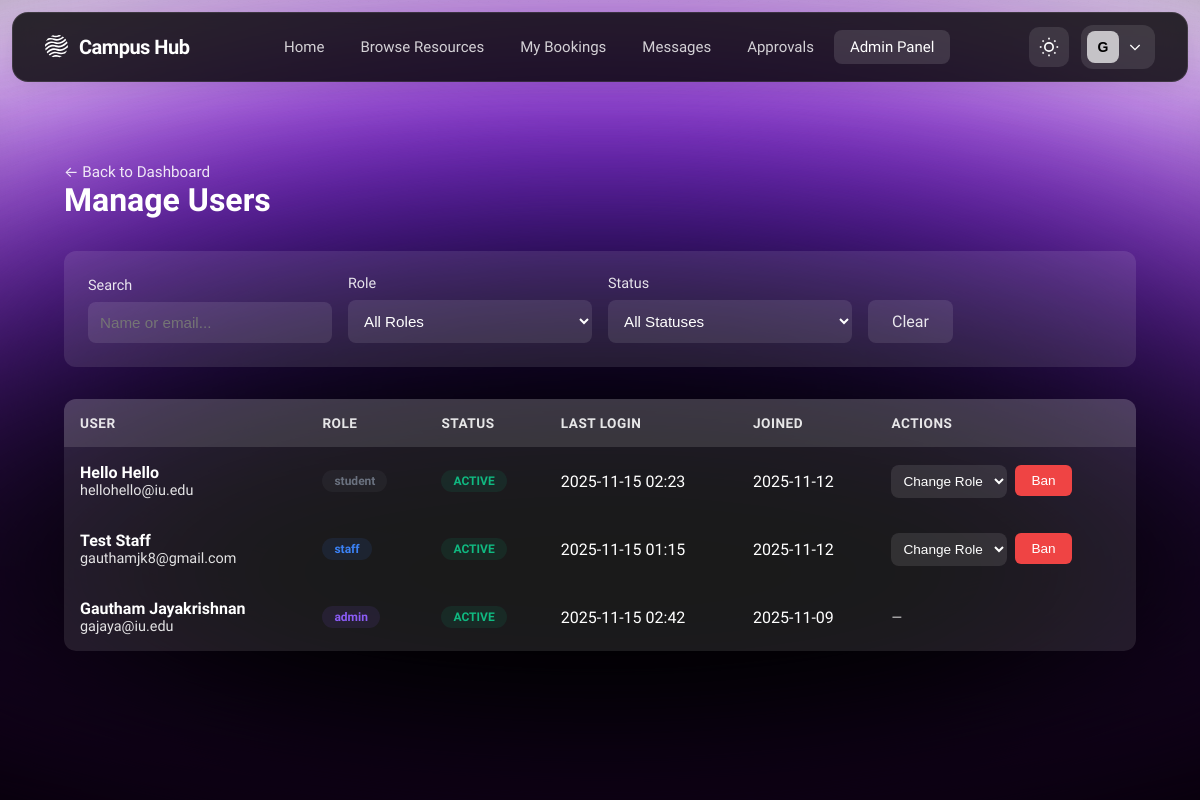
Page /admin/users (signed in) on the committed database.
### tables this page shows
CREATE TABLE users (
    user_id INTEGER PRIMARY KEY AUTOINCREMENT,
    name TEXT NOT NULL,
    email TEXT NOT NULL UNIQUE,
    password_hash TEXT NOT NULL,
    role TEXT NOT NULL CHECK (role IN ('student','staff','admin')),
    profile_image TEXT,
    department_id INTEGER REFERENCES departments(department_id),
    email_verified BOOLEAN NOT NULL DEFAULT 0,
    verification_token TEXT,
    verification_token_expires DATETIME,
    reset_password_token TEXT,
    reset_password_expires DATETIME,
    created_at DATETIME DEFAULT CURRENT_TIMESTAMP,
    updated_at DATETIME
, is_banned INTEGER DEFAULT 0, last_login TIMESTAMP);

### src/controllers/admin_controller.py (the view)
@admin_bp.route('/users')
@login_required
@role_required('admin')
def users():
    try:
        role_filter = request.args.get('role', '')
        status_filter = request.args.get('status', '')
        search_query = request.args.get('search', '')
        page = request.args.get('page', 1, type=int)
        per_page = 20
        users_data = UserDAL.get_all_users_paginated(
            page=page,
            per_page=per_page,
            role_filter=role_filter,
            status_filter=status_filter,
            search_query=search_query
        )
        return render_template(
            'admin/users.html',
            result=users_data,
            role_filter=role_filter,
            status_filter=status_filter,
            search_query=search_query
        )
    except Exception as e:
        logger.error(f"Error loading users: {str(e)}", exc_info=True)
        flash('Error loading users.', 'danger')
        return redirect(url_for('admin.dashboard'))

### src/templates/admin/users.html (shortened to what this page needs)
{% extends 'base.html' %}
{% block content %}
<div class="admin-container">
    <div class="page-header">
        <div>
            <a href="{{ url_for('admin.dashboard') }}" class="back-link">← Back to Dashboard</a>
            <h1>Manage Users</h1>
        </div>
    </div>
    <div class="filters-section">
        <form method="GET" action="{{ url_for('admin.users') }}" id="filterForm">
            <div class="filters-grid">
                <div class="filter-group">
                    <label for="search">Search</label>
                    <input type="text" id="search" name="search" class="filter-input"
                           placeholder="Name or email..." value="{{ request.args.get('search', '') }}">
                </div>
                <div class="filter-group">
                    <label for="role">Role</label>
                    <select id="role" name="role" class="filter-select" onchange="document.getElementById('filterForm').submit()">
                        <option value="">All Roles</option>
                    </select>
                </div>
                <div class="filter-group">
                    <label for="status">Status</label>
                    <select id="status" name="status" class="filter-select" onchange="document.getElementById('filterForm').submit()">
                        <option value="">All Statuses</option>
                    </select>
                </div>
                <div class="filter-group">
                    <a href="{{ url_for('admin.users') }}" class="clear-button" style="display: inline-block; text-align: center; text-decoration: none;">Clear</a>
                </div>
            </div>
        </form>
    </div>
    <div class="users-table-container">
        {% if result.users %}
        <table class="users-table">
            <thead>
                <tr>
                    <th>User</th>
                    <th>Role</th>
                    <th>Status</th>
                    <th>Last Login</th>
                    <th>Joined</th>
                    <th>Actions</th>
                </tr>
            </thead>
            <tbody>
                {% for user in result.users %}
                <tr>
                    <td>
                        <a href="{{ url_for('admin.user_detail', user_id=user.user_id) }}" class="user-name-link">
                            <div class="user-name">{{ user.name }}</div>
                            <div class="user-email">{{ user.email }}</div>
                        </a>
                    </td>
                    <td>
                        <span class="role-badge {{ user.role }}">{{ user.role }}</span>
                    </td>
                    <td>
                        <span class="status-badge {{ user.status }}">{{ user.status }}</span>
                    </td>
                    <td>{{ user.last_login[:16] if user.last_login else 'Never' }}</td>
                    <td>{{ user.created_at[:10] if user.created_at else 'N/A' }}</td>
                    <td>
                        <div class="action-buttons">
                            {% if user.user_id != current_user.user_id %}
                                <form method="POST" action="{{ url_for('admin.change_user_role', user_id=user.user_id) }}" style="display: inline;" id="roleForm{{ user.user_id }}">
                                    <select name="role" class="filter-select" style="padding: 0.5rem; font-size: 0.85rem;"
                                            onchange="confirmRoleChange(this, '{{ user.name }}', '{{ user.role }}', {{ user.user_id }})">
                                        <option value="">Change Role</option>
                                    </select>
                                </form>
                                {% if user.is_banned %}
                                <form method="POST" action="{{ url_for('admin.unban_user', user_id=user.user_id) }}" style="display: inline;">
                                    <input type="hidden" name="csrf_token" value="{{ csrf_token() }}"/>
                                    <button type="submit" class="action-btn success">Unban</button>
                                </form>
                                {% else %}
                                <form method="POST" action="{{ url_for('admin.ban_user', user_id=user.user_id) }}" style="display: inline;" onsubmit="return confirm('Are you sure you want to ban this user?');">
                                    <button type="submit" class="action-btn danger">Ban</button>
                                </form>
                                {% endif %}
                            {% else %}
                                <span style="color: var(--text-secondary); font-size: 0.85rem;">—</span>
                            {% endif %}
                        </div>
                    </td>
                </tr>
                {% endfor %}
            </tbody>
        </table>
        {% else %}
        <div class="empty-state">
            <div class="empty-state-icon">👥</div>
            <h3>No users found</h3>
            <p>Try adjusting your filters</p>
        </div>
        {% endif %}
    </div>
</div>
{% endblock %}

### src/templates/base.html (shortened to what this page needs)
<!DOCTYPE html>
<html lang="en" data-theme="dark">
<head>
    <link rel="stylesheet" href="{{ url_for('static', filename='css/home.css') }}">
</head>
<body>
    <div class="background-effects">
        <div class="blur-white"></div>
        <div class="gradient-ellipse-1">
            <div style="position: absolute; inset: -31.25% -24.81%;">
            </div>
        </div>
        <div class="gradient-ellipse-2">
            <div style="position: absolute; inset: -41.49% -30.77%;">
            </div>
        </div>
        <div class="gradient-ellipse-3">
            <div style="position: absolute; inset: -62.11% -38.17%;">
            </div>
        </div>
        <div class="gradient-ellipse-4">
            <div style="position: absolute; inset: -37.04% -24.07%;">
            </div>
        </div>
        <div class="noise-texture"></div>
    </div>
    <nav class="navbar">
        <div class="navbar-container">
            <div class="navbar-left">
                <a href="{{ url_for('main.index') }}" class="navbar-logo">
                    <span class="logo-text">Campus Hub</span>
                </a>
            </div>
            <div class="navbar-center">
                <a href="{{ url_for('main.index') }}" class="nav-link {% if request.endpoint == 'main.index' %}active{% endif %}">Home</a>
                <a href="{{ url_for('resource.index') }}" class="nav-link {% if request.endpoint and request.endpoint.startswith('resource.') %}active{% endif %}">Browse Resources</a>
                {% if current_user.is_authenticated %}
                    <a href="{{ url_for('booking.index') }}" class="nav-link {% if request.endpoint and request.endpoint.startswith('booking.') and request.endpoint != 'booking.pending_approvals' %}active{% endif %}">My Bookings</a>
                    <a href="{{ url_for('message.inbox') }}" class="nav-link {% if request.endpoint and request.endpoint.startswith('message.') %}active{% endif %}" style="position: relative;">
                        Messages
                    </a>
                    {% if current_user.role in ['staff', 'admin'] %}
                        <a href="{{ url_for('booking.pending_approvals') }}" class="nav-link {% if request.endpoint == 'booking.pending_approvals' %}active{% endif %}" style="position: relative;">
                            Approvals
                        </a>
                    {% endif %}
                    {% if current_user.role == 'admin' %}
                        <a href="{{ url_for('admin.dashboard') }}" class="nav-link {% if request.endpoint and request.endpoint.startswith('admin.') %}active{% endif %}">Admin Panel</a>
                    {% endif %}
                {% endif %}
            </div>
            <div class="navbar-right">
                <button class="theme-toggle" onclick="toggleTheme()" aria-label="Toggle theme">
                </button>
                {% if current_user.is_authenticated %}
                <div class="account-dropdown">
                    <button class="account-button" onclick="toggleAccountMenu()">
                        <div class="account-avatar">
                            {{ current_user.name[0].upper() }}
                        </div>
                        <svg class="chevron-icon" fill="none" stroke="currentColor" stroke-width="2" viewBox="0 0 24 24">
                            <path d="M19 9l-7 7-7-7"/>
                        </svg>
                    </button>
                </div>
                {% endif %}
            </div>
        </div>
    </nav>
    <main class="main-content">
        {% block content %}{% endblock %}
    </main>
</body>
</html>

### rows in the picture
users: name "G", name "Gautham Jayakrishnan", email "gajaya@iu.edu", role "admin", status "ACTIVE", last_login "2025-11-15 02:42", created_at "2025-11-09"
users: name "Hello Hello", email "hellohello@iu.edu", role "student", status "ACTIVE", last_login "2025-11-15 02:23", created_at "2025-11-12"
users: name "Test Staff", email "gauthamjk8@gmail.com", role "staff", status "ACTIVE", last_login "2025-11-15 01:15", created_at "2025-11-12"
